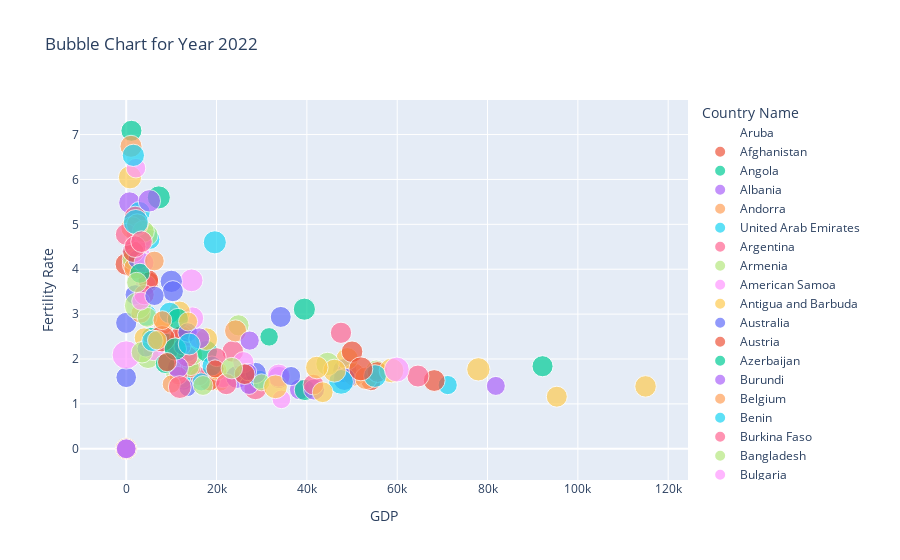

The notebook cell saved with this chart:
### Code cell
# 將NaN值轉換為0
df1_melted['GDP'].fillna(0, inplace=True)
df2_melted['Fertility Rate'].fillna(0, inplace=True)

# 将 'Depression (%)' 列中的 NaN 值替换为0
data_2022['Depression (%)'].fillna(0, inplace=True)

# 筛选 Year 为 2022 的数据，同时确保 'Depression (%)' 列不包含 NaN 值
data_2022 = data_2022.dropna(subset=['Depression (%)'])

# 创建 Bubble Chart
fig = px.scatter(data_2022, x='GDP', y='Fertility Rate', size='Depression (%)', 
                 color='Country Name', labels={'Depression (%)': 'Bubble Size'}, 
                 title='Bubble Chart for Year 2022')

# 显示图表
fig.show()
